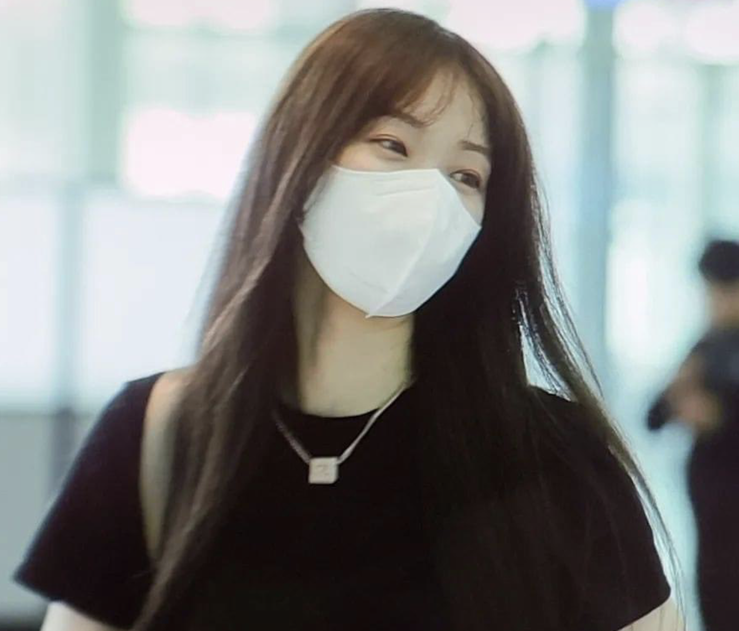
#> input picture MidTerm/img/image3.png, 739 x 631 px, shrunk from 1370 x 1170 before the run, given in place of image2.png, which was not available
$ python Q2.py
#> lines starting #> are read from the running program, lines starting #| are printed output that depends on the picture; after the words box and inside, x2 and y2 are one past the last pixel; in counts of white or black regions, pixels touching at a corner belong together; pictures that were not available may be replaced by others from this repository, and a replacement may not be noted
import cv2
import numpy as np
import matplotlib.pyplot as plt # 導入 matplotlib

def cartoonize_image_plt(image_path, output_path="cartoon_output.jpg"):
    # 讀取圖片
#> called with image_path = '../img/image2.png', output_path = 'cartoon_output.jpg'
    img = cv2.imread(image_path)
#> img is the input picture: shape (631, 739, 3); mean B, G, R 127.7, 129.4, 127.6
    if img is None:
        print(f"錯誤：無法讀取圖片 {image_path}")
        return

    # 1. 邊緣遮罩 (使用 adaptiveThreshold)
    gray = cv2.cvtColor(img, cv2.COLOR_BGR2GRAY)
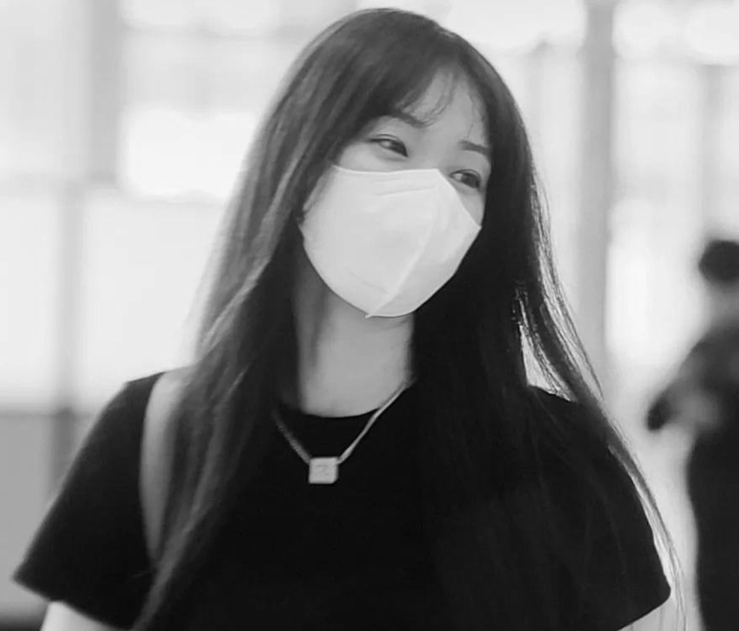
#> gray: shape (631, 739); min 2, max 249, mean 128.6
    gray = cv2.medianBlur(gray, 5) # 去噪
    # 適應性閾值處理，得到黑白邊緣
    edges = cv2.adaptiveThreshold(gray, 255,
                                  cv2.ADAPTIVE_THRESH_MEAN_C,
                                  cv2.THRESH_BINARY,
                                  blockSize=9, C=2)
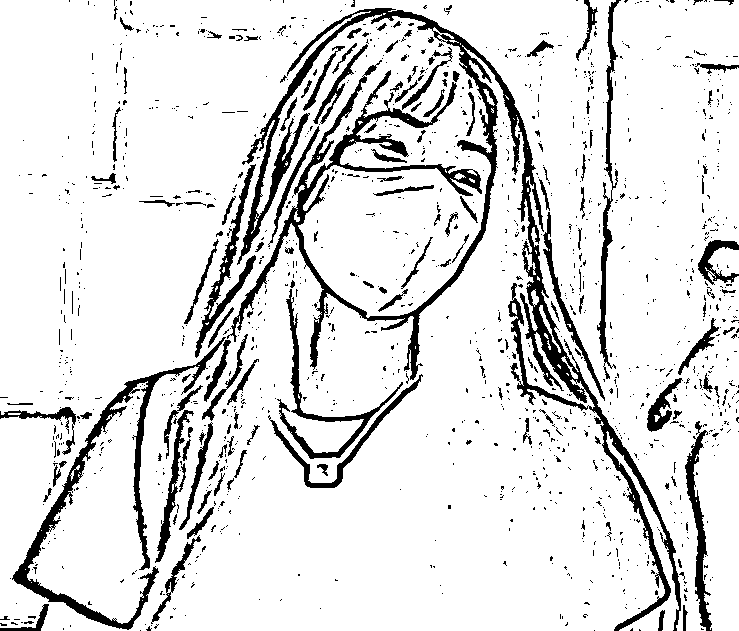
#> edges: shape (631, 739); 87.8% white; 1366 black regions (1217 under 20 px), largest, box (x1, y1, x2, y2) and area: (227, 8, 681, 631) 22208, (12, 337, 226, 630) 5258, (277, 289, 403, 459) 1897

    # 2. 顏色量化/平滑 (使用雙邊濾波)
    # d: 鄰域直徑, sigmaColor: 顏色空間標準差, sigmaSpace: 座標空間標準差
    color = cv2.bilateralFilter(img, d=9, sigmaColor=250, sigmaSpace=250)

    # 3. 將邊緣遮罩應用到顏色平滑後的圖片上
    # 將邊緣轉為 BGR 格式，方便進行 bitwise_and
    edges_bgr = cv2.cvtColor(edges, cv2.COLOR_GRAY2BGR)
    cartoon = cv2.bitwise_and(color, edges_bgr) # 邊緣為白色(255)，非邊緣為黑色(0)。與color做AND會保留非邊緣色彩
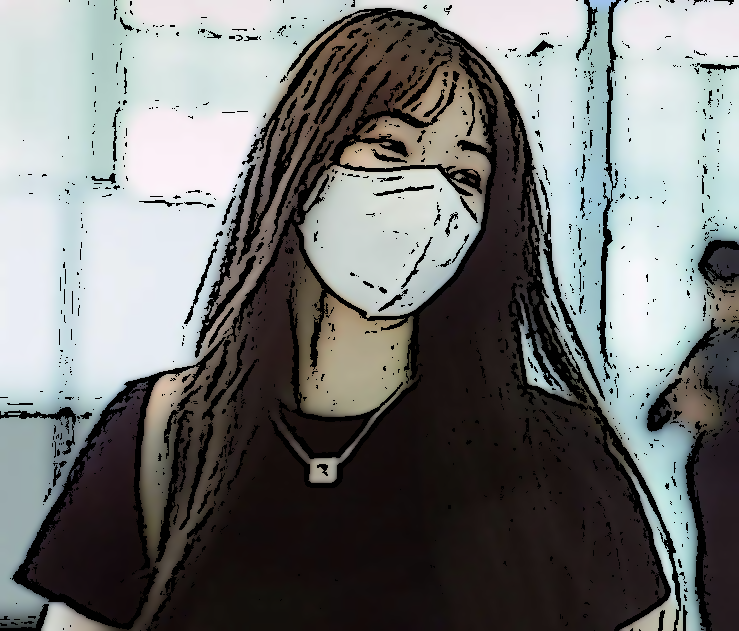
#> cartoon: shape (631, 739, 3); mean B, G, R 116.6, 117.8, 115.8

    # --- 使用 Matplotlib 顯示結果 ---
    plt.figure(figsize=(10, 8)) # 設定圖形大小

    # Subplot 1: 原始圖片 (OpenCV BGR -> Matplotlib RGB)
    plt.subplot(2, 2, 1)
    plt.imshow(cv2.cvtColor(img, cv2.COLOR_BGR2RGB))
    plt.title('Original')
    plt.axis('off') # 關閉座標軸

    # Subplot 2: 邊緣遮罩 (灰度圖)
    plt.subplot(2, 2, 2)
    plt.imshow(edges, cmap='gray') # 灰度圖需要指定 cmap
    plt.title('Adaptive Threshold')
    plt.axis('off')

    # Subplot 3: 顏色平滑 (OpenCV BGR -> Matplotlib RGB)
    plt.subplot(2, 2, 3)
    plt.imshow(cv2.cvtColor(color, cv2.COLOR_BGR2RGB))
    plt.title('Bilateral Filter')
    plt.axis('off')

    # Subplot 4: 卡通化結果 (OpenCV BGR -> Matplotlib RGB)
    plt.subplot(2, 2, 4)
    plt.imshow(cv2.cvtColor(cartoon, cv2.COLOR_BGR2RGB))
    plt.title('Cartoonized Image')
    plt.axis('off')

    plt.tight_layout() # 自動調整子圖參數以適應畫布
    plt.show() # 顯示圖形
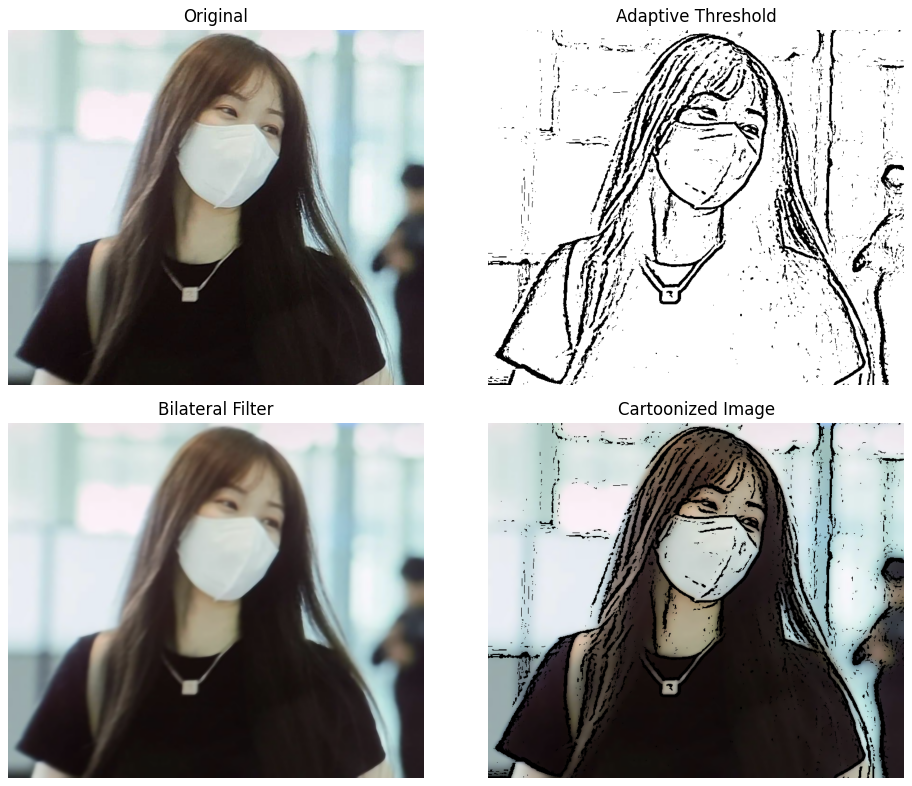
#> figure drawn by matplotlib, 4 panels

    # 儲存結果
    cv2.imwrite(output_path, cartoon)

# --- 主程式 ---
if __name__ == "__main__":
    image_file = "../img/image2.png"
    cartoonize_image_plt(image_file)
